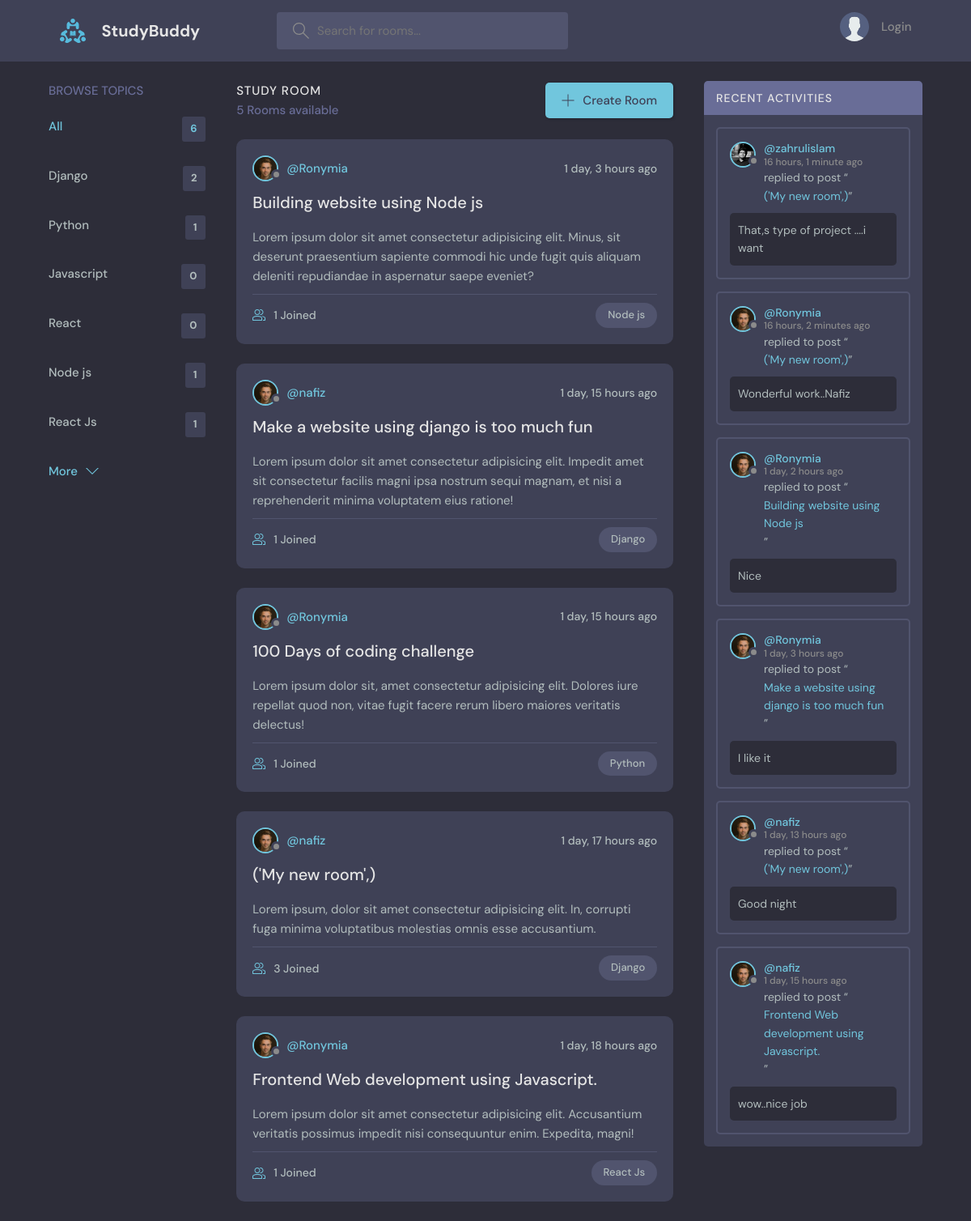
The page / on the database its author committed.
### devproject/models.py (models this page shows, shortened)
class Topics(models.Model):
    name = models.CharField(max_length=120)

class Room(models.Model):
    host = models.ForeignKey(Profile,on_delete=models.SET_NULL,null=True)
    topic = models.ForeignKey(Topics,on_delete=models.SET_NULL,null=True)
    title = models.CharField(max_length=288)
    description = models.TextField()
    participants = models.ManyToManyField(Profile,related_name='participants',blank=True)
    created = models.DateTimeField(auto_now_add=True)
    updated = models.DateTimeField(auto_now=True)
    class Meta:
        ordering = ['-created']

class Messages(models.Model):
    user = models.ForeignKey(Profile,on_delete=models.CASCADE)
    room = models.ForeignKey(Room,on_delete=models.CASCADE)
    body = models.TextField()
    created = models.DateTimeField(auto_now_add=True)
    updated = models.DateTimeField(auto_now=True)
    class Meta:
        ordering = ['-created']

### devaccounts/models.py (models this page shows, shortened)
class Profile(models.Model):
    user = models.OneToOneField(User,on_delete=models.CASCADE)
    first_name = models.CharField(max_length=100,null=True,blank=True)
    username = models.CharField(max_length=100,null=True,blank=True)
    email = models.EmailField(max_length=100,null=True,blank=True)
    profile_pic = models.ImageField(upload_to='avatar',default='dennis.jpg',blank=True,null=True)
    bio = models.TextField()
    facebook_id = models.URLField(blank=True,null=True)
    twitter_id = models.URLField(blank=True,null=True)
    linkedin_id = models.URLField(blank=True,null=True)

### devproject/views.py (the view)
# urls.py: path('',views.home,name='home'),
def home(request):
    q = request.GET.get('q') if request.GET.get('q') != None else  ''
    rooms = Room.objects.filter(
        Q(title__icontains=q)|
        Q(topic__name__icontains=q)|
        Q(description__icontains=q)
    )
    room_messages = Messages.objects.filter(
        Q(room__topic__name__icontains=q)
    )
    topics = Topics.objects.all()
    context = {'rooms':rooms,'topics':topics,'room_messages':room_messages}
    return render(request,'devproject/home.html',context)

### devproject/templates/devproject/home.html (shortened to what this page needs)
{% extends 'base.html' %}
{% block content %}
<main class="layout layout--3">
    <div class="container">
      {% include 'includes/topics.html' %}
      <div class="roomList">
        <div class="roomList__header">
          <div>
            <h2>Study Room</h2>
            <p>{{rooms.count}} Rooms available</p>
          </div>
          <a class="btn btn--main" href="{% url 'create_room' %}">
            <svg version="1.1" xmlns="http://www.w3.org/2000/svg" width="32" height="32" viewBox="0 0 32 32">
              <title>add</title>
              <path
                d="M16.943 0.943h-1.885v14.115h-14.115v1.885h14.115v14.115h1.885v-14.115h14.115v-1.885h-14.115v-14.115z"
              ></path>
            </svg>
            Create Room
          </a>
        </div>
        {% for room in rooms %}
        <div class="roomListRoom">
          <div class="roomListRoom__header">
            <a href="{% url 'profile' room.id %}" class="roomListRoom__author">
              <div class="avatar avatar--small">
                <img src="{{room.host.profile_pic.url}}" />
              </div>
              <span>@{{room.host.username}}</span>
            </a>
            <div class="roomListRoom__actions">
              <span>{{room.created|timesince}} ago</span>
            </div>
          </div>
          <div class="roomListRoom__content">
            <a href="{% url 'room' room.id %}">{{room.title}}</a>
            <p>
             {{room.description|linebreaksbr}}
            </p>
          </div>
          <div class="roomListRoom__meta">
            <a href="{% url 'room' room.id %}" class="roomListRoom__joined">
              {{room.participants.all.count}} Joined
            </a>
            <p class="roomListRoom__topic">{{room.topic.name}}</p>
          </div>
        </div>
        {% endfor %}
      </div>
      <div class="activities">
        <div class="activities__header">
          <h2>Recent Activities</h2>
        </div>
        {% include 'includes/activities.html' %}
      </div>
    </div>
  </main>
{% endblock content %}

### templates/includes/topics.html
      <div class="topics">
        <div class="topics__header">
          <h2>Browse Topics</h2>
        </div>
        <ul class="topics__list">
          <li>
            <a href="{% url 'home' %}" class="active">All <span>{{topics.count}}</span></a>
          </li>
          {% for topic in topics %}
          <li>
            <a href="{% url 'home' %}?q={{topic.name}}">{{topic.name}} <span>{{topic.room_set.all.count}}</span></a>
          </li>
          {% endfor %}
        </ul>
        <a class="btn btn--link" href="topics.html">
          More
          <svg version="1.1" xmlns="http://www.w3.org/2000/svg" width="32" height="32" viewBox="0 0 32 32">
            <title>chevron-down</title>
            <path d="M16 21l-13-13h-3l16 16 16-16h-3l-13 13z"></path>
          </svg>
        </a>
      </div>

### templates/includes/activities.html (shortened to what this page needs)
      {% for message in room_messages|slice:6 %}
      <div class="activities__box">
       <div class="activities__boxHeader roomListRoom__header">
         <a href="{% url 'profile' message.user.id %}" class="roomListRoom__author">
           <div class="avatar avatar--small">
             <img src="{{message.user.profile_pic.url}}" />
           </div>
           <p>
             @{{message.user.username}}
             <span>{{message.created|timesince}} ago</span>
           </p>
         </a>
       </div>
       <div class="activities__boxContent">
         <p>replied to post “<a href="{% url 'room' message.room.id %}">{{message.room.title}}</a>”</p>
         <div class="activities__boxRoomContent">
           {{message.body}}
         </div>
       </div>
     </div>
      {% endfor %}

### rows shown on the page
Topics: name "Django", room_set.all.count "2"
Topics: name "Python", room_set.all.count "1"
Topics: name "Javascript", room_set.all.count "0"
Topics: name "React", room_set.all.count "0"
Topics: name "Node js", room_set.all.count "1"
Topics: name "React Js", room_set.all.count "1"
Room: host.profile_pic (picture), host.username "Ronymia", created "1 day, 3 hours", title "Building website using Node js", description "Lorem ipsum dolor sit amet consectetur adipisicing elit. Minus, sit deserunt praesentium sapiente commodi hic unde fugit quis aliquam deleniti repudiandae in aspernatur saepe eveniet?", participants.all.count "1", topic.name "Node js"
Room: host.profile_pic (picture), host.username "nafiz", created "1 day, 15 hours", title "Make a website using django is too much fun", description "Lorem ipsum dolor sit amet consectetur adipisicing elit. Impedit amet sit consectetur facilis magni ipsa nostrum sequi magnam, et nisi a reprehenderit minima voluptatem eius ratione!", participants.all.count "1", topic.name "Django"
Room: host.profile_pic (picture), host.username "Ronymia", created "1 day, 15 hours", title "100 Days of coding challenge", description "Lorem ipsum dolor sit, amet consectetur adipisicing elit. Dolores iure repellat quod non, vitae fugit facere rerum libero maiores veritatis delectus!", participants.all.count "1", topic.name "Python"
Room: host.profile_pic (picture), host.username "nafiz", created "1 day, 17 hours", title "('My new room',)", description "Lorem ipsum, dolor sit amet consectetur adipisicing elit. In, corrupti fuga minima voluptatibus molestias omnis esse accusantium.", participants.all.count "3", topic.name "Django"
Room: host.profile_pic (picture), host.username "Ronymia", created "1 day, 18 hours", title "Frontend Web development using Javascript.", description "Lorem ipsum dolor sit amet consectetur adipisicing elit. Accusantium veritatis possimus impedit nisi consequuntur enim. Expedita, magni!", participants.all.count "1", topic.name "React Js"
Messages: user.profile_pic (picture), user.username "zahrulislam", created "16 hours, 1 minute", room "('My new room',)", body "That,s type of project ....i want"
Messages: user.profile_pic (picture), user.username "Ronymia", created "16 hours, 2 minutes", room "('My new room',)", body "Wonderful work..Nafiz"
Messages: user.profile_pic (picture), user.username "Ronymia", created "1 day, 2 hours", room "Building website using Node js", body "Nice"
Messages: user.profile_pic (picture), user.username "Ronymia", created "1 day, 3 hours", room "Make a website using django is too much fun", body "I like it"
Messages: user.profile_pic (picture), user.username "nafiz", created "1 day, 13 hours", room "('My new room',)", body "Good night"
Messages: user.profile_pic (picture), user.username "nafiz", created "1 day, 15 hours", room "Frontend Web development using Javascript.", body "wow..nice job"

### other values the page prints
{{ topics.count }} "6"
{{ rooms.count }} "5"
